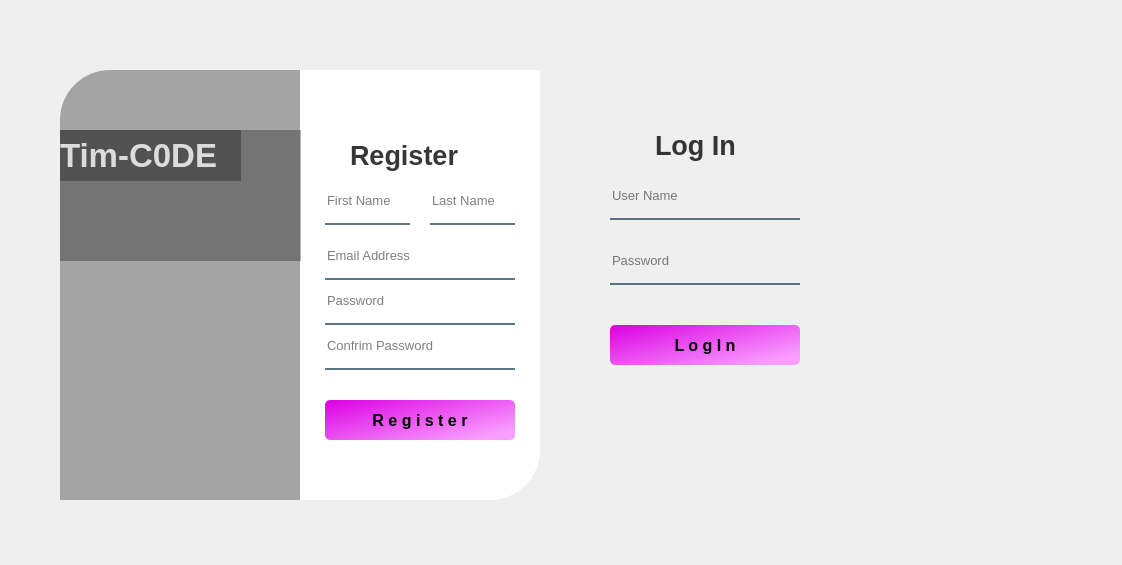
<?xml version="1.0" encoding="UTF-8"?>
<ui version="4.0">
 <class>Form</class>
 <widget class="QWidget" name="Form">
  <property name="geometry">
   <rect>
    <x>0</x>
    <y>0</y>
    <width>1122</width>
    <height>565</height>
   </rect>
  </property>
  <property name="windowTitle">
   <string>Form</string>
  </property>
  <widget class="QWidget" name="widget" native="true">
   <property name="geometry">
    <rect>
     <x>30</x>
     <y>50</y>
     <width>550</width>
     <height>500</height>
    </rect>
   </property>
   <widget class="QLabel" name="label">
    <property name="geometry">
     <rect>
      <x>30</x>
      <y>20</y>
      <width>280</width>
      <height>430</height>
     </rect>
    </property>
    <property name="styleSheet">
     <string notr="true">background-image: url(:/img/dlyafotoshopa1.jpg);
border-top-left-radius: 50px;
</string>
    </property>
    <property name="text">
     <string/>
    </property>
   </widget>
   <widget class="QLabel" name="label_2">
    <property name="geometry">
     <rect>
      <x>30</x>
      <y>20</y>
      <width>280</width>
      <height>430</height>
     </rect>
    </property>
    <property name="styleSheet">
     <string notr="true">background-color: rgb(0, 0, 0, 80);
border-top-left-radius: 50px;
</string>
    </property>
    <property name="text">
     <string/>
    </property>
   </widget>
   <widget class="QLabel" name="label_3">
    <property name="geometry">
     <rect>
      <x>270</x>
      <y>20</y>
      <width>240</width>
      <height>430</height>
     </rect>
    </property>
    <property name="styleSheet">
     <string notr="true">background-color: rgb(255, 255, 255, 255);
border-bottom-right-radius: 50px;</string>
    </property>
    <property name="text">
     <string/>
    </property>
   </widget>
   <widget class="QWidget" name="widget_2" native="true">
    <property name="geometry">
     <rect>
      <x>30</x>
      <y>80</y>
      <width>241</width>
      <height>131</height>
     </rect>
    </property>
    <property name="styleSheet">
     <string notr="true">background-color: rgb(0,0,0,75);</string>
    </property>
    <widget class="QLabel" name="label_5">
     <property name="geometry">
      <rect>
       <x>0</x>
       <y>0</y>
       <width>181</width>
       <height>51</height>
      </rect>
     </property>
     <property name="font">
      <font>
       <pointsize>25</pointsize>
       <weight>75</weight>
       <bold>true</bold>
      </font>
     </property>
     <property name="styleSheet">
      <string notr="true">color: rgb(250,250,250,210);</string>
     </property>
     <property name="text">
      <string>Tim-C0DE</string>
     </property>
    </widget>
   </widget>
   <widget class="QWidget" name="widget_4" native="true">
    <property name="geometry">
     <rect>
      <x>280</x>
      <y>40</y>
      <width>220</width>
      <height>391</height>
     </rect>
    </property>
    <widget class="QLabel" name="label_4">
     <property name="geometry">
      <rect>
       <x>40</x>
       <y>30</y>
       <width>121</width>
       <height>71</height>
      </rect>
     </property>
     <property name="font">
      <font>
       <pointsize>20</pointsize>
       <weight>75</weight>
       <bold>true</bold>
      </font>
     </property>
     <property name="styleSheet">
      <string notr="true">color: rgb(0, 0, 0, 200);</string>
     </property>
     <property name="text">
      <string>Register</string>
     </property>
    </widget>
    <widget class="QLineEdit" name="lineEdit_5">
     <property name="geometry">
      <rect>
       <x>120</x>
       <y>95</y>
       <width>85</width>
       <height>40</height>
      </rect>
     </property>
     <property name="font">
      <font>
       <pointsize>10</pointsize>
      </font>
     </property>
     <property name="styleSheet">
      <string notr="true">background-color: rgb(0, 0, 0, 0);
border:none;
border-bottom: 2px solid rgb(46, 82, 101, 200);
padding-bottom: 7px;</string>
     </property>
     <property name="placeholderText">
      <string>Last Name</string>
     </property>
    </widget>
    <widget class="QPushButton" name="pushButton">
     <property name="geometry">
      <rect>
       <x>15</x>
       <y>310</y>
       <width>190</width>
       <height>40</height>
      </rect>
     </property>
     <property name="font">
      <font>
       <pointsize>12</pointsize>
       <weight>75</weight>
       <bold>true</bold>
      </font>
     </property>
     <property name="styleSheet">
      <string notr="true">QPushButton#pushButton{
	background-color: qlineargradient(spread:pad, x1:0, y1:0.0454545, x2:0.9375, y2:0.813, stop:0 rgba(220, 2, 227, 255), stop:1 rgba(249, 158, 255, 255));
	border-radius: 5px;
}

QPushButton#pushButton:hover{
	background-color: qlineargradient(spread:pad, x1:0, y1:0, x2:0.647727, y2:0.415, stop:0 rgba(24, 35, 186, 255), stop:1 rgba(14, 170, 147, 255));
}
QPushButton#pushButton:pressed{
	background-color: qlineargradient(spread:pad, x1:0, y1:0, x2:0.647727, y2:0.415, stop:0 rgba(24, 35, 186, 255), stop:1 rgba(14, 170, 147, 255));
	padding-left: 5px;
	padding-top: 5px;
}</string>
     </property>
     <property name="text">
      <string>R e g i s t e r</string>
     </property>
    </widget>
    <widget class="QLineEdit" name="lineEdit">
     <property name="geometry">
      <rect>
       <x>15</x>
       <y>95</y>
       <width>85</width>
       <height>40</height>
      </rect>
     </property>
     <property name="font">
      <font>
       <pointsize>10</pointsize>
      </font>
     </property>
     <property name="styleSheet">
      <string notr="true">background-color: rgb(0, 0, 0, 0);
border:none;
border-bottom: 2px solid rgb(46, 82, 101, 200);
padding-bottom: 7px;</string>
     </property>
     <property name="placeholderText">
      <string>First Name</string>
     </property>
    </widget>
    <widget class="QLineEdit" name="lineEdit_2">
     <property name="geometry">
      <rect>
       <x>15</x>
       <y>150</y>
       <width>190</width>
       <height>40</height>
      </rect>
     </property>
     <property name="font">
      <font>
       <pointsize>10</pointsize>
      </font>
     </property>
     <property name="styleSheet">
      <string notr="true">background-color: rgb(0, 0, 0, 0);
border:none;
border-bottom: 2px solid rgb(46, 82, 101, 200);
padding-bottom: 7px;</string>
     </property>
     <property name="echoMode">
      <enum>QLineEdit::Normal</enum>
     </property>
     <property name="placeholderText">
      <string>Email Address</string>
     </property>
    </widget>
    <widget class="QLineEdit" name="lineEdit_7">
     <property name="geometry">
      <rect>
       <x>15</x>
       <y>240</y>
       <width>190</width>
       <height>40</height>
      </rect>
     </property>
     <property name="font">
      <font>
       <pointsize>10</pointsize>
      </font>
     </property>
     <property name="styleSheet">
      <string notr="true">background-color: rgb(0, 0, 0, 0);
border:none;
border-bottom: 2px solid rgb(46, 82, 101, 200);
padding-bottom: 7px;</string>
     </property>
     <property name="echoMode">
      <enum>QLineEdit::Password</enum>
     </property>
     <property name="placeholderText">
      <string>Confrim Password</string>
     </property>
    </widget>
    <widget class="QLineEdit" name="lineEdit_6">
     <property name="geometry">
      <rect>
       <x>15</x>
       <y>195</y>
       <width>190</width>
       <height>40</height>
      </rect>
     </property>
     <property name="font">
      <font>
       <pointsize>10</pointsize>
      </font>
     </property>
     <property name="styleSheet">
      <string notr="true">background-color: rgb(0, 0, 0, 0);
border:none;
border-bottom: 2px solid rgb(46, 82, 101, 200);
padding-bottom: 7px;</string>
     </property>
     <property name="echoMode">
      <enum>QLineEdit::Password</enum>
     </property>
     <property name="placeholderText">
      <string>Password</string>
     </property>
    </widget>
   </widget>
  </widget>
  <widget class="QWidget" name="widget_3" native="true">
   <property name="geometry">
    <rect>
     <x>600</x>
     <y>70</y>
     <width>220</width>
     <height>315</height>
    </rect>
   </property>
   <widget class="QLineEdit" name="lineEdit_4">
    <property name="geometry">
     <rect>
      <x>10</x>
      <y>110</y>
      <width>190</width>
      <height>40</height>
     </rect>
    </property>
    <property name="font">
     <font>
      <pointsize>10</pointsize>
     </font>
    </property>
    <property name="styleSheet">
     <string notr="true">background-color: rgb(0, 0, 0, 0);
border:none;
border-bottom: 2px solid rgb(46, 82, 101, 200);
padding-bottom: 7px;</string>
    </property>
    <property name="placeholderText">
     <string>User Name</string>
    </property>
   </widget>
   <widget class="QPushButton" name="pushButton_2">
    <property name="geometry">
     <rect>
      <x>10</x>
      <y>255</y>
      <width>190</width>
      <height>40</height>
     </rect>
    </property>
    <property name="font">
     <font>
      <pointsize>12</pointsize>
      <weight>75</weight>
      <bold>true</bold>
     </font>
    </property>
    <property name="styleSheet">
     <string notr="true">QPushButton#pushButton, #pushButton_2{
	background-color: qlineargradient(spread:pad, x1:0, y1:0.0454545, x2:0.9375, y2:0.813, stop:0 rgba(220, 2, 227, 255), stop:1 rgba(249, 158, 255, 255));
	border-radius: 5px;
}

QPushButton#pushButton:hover, #pushButton_2:hover{
	background-color: qlineargradient(spread:pad, x1:0, y1:0, x2:0.647727, y2:0.415, stop:0 rgba(24, 35, 186, 255), stop:1 rgba(14, 170, 147, 255));
}
QPushButton#pushButton:pressed, #pushButton_2:pressed{
	background-color: qlineargradient(spread:pad, x1:0, y1:0, x2:0.647727, y2:0.415, stop:0 rgba(24, 35, 186, 255), stop:1 rgba(14, 170, 147, 255));
	padding-left: 5px;
	padding-top: 5px;
}</string>
    </property>
    <property name="text">
     <string>L o g I n</string>
    </property>
   </widget>
   <widget class="QLineEdit" name="lineEdit_3">
    <property name="geometry">
     <rect>
      <x>10</x>
      <y>175</y>
      <width>190</width>
      <height>40</height>
     </rect>
    </property>
    <property name="font">
     <font>
      <pointsize>10</pointsize>
     </font>
    </property>
    <property name="styleSheet">
     <string notr="true">background-color: rgb(0, 0, 0, 0);
border:none;
border-bottom: 2px solid rgb(46, 82, 101, 200);
padding-bottom: 7px;</string>
    </property>
    <property name="echoMode">
     <enum>QLineEdit::Password</enum>
    </property>
    <property name="placeholderText">
     <string>Password</string>
    </property>
   </widget>
   <widget class="QLabel" name="label_6">
    <property name="geometry">
     <rect>
      <x>55</x>
      <y>40</y>
      <width>121</width>
      <height>71</height>
     </rect>
    </property>
    <property name="font">
     <font>
      <pointsize>20</pointsize>
      <weight>75</weight>
      <bold>true</bold>
     </font>
    </property>
    <property name="styleSheet">
     <string notr="true">color: rgb(0, 0, 0, 200);</string>
    </property>
    <property name="text">
     <string>Log In</string>
    </property>
   </widget>
  </widget>
 </widget>
 <resources>
  <include location="img.qrc"/>
 </resources>
 <connections/>
</ui>
